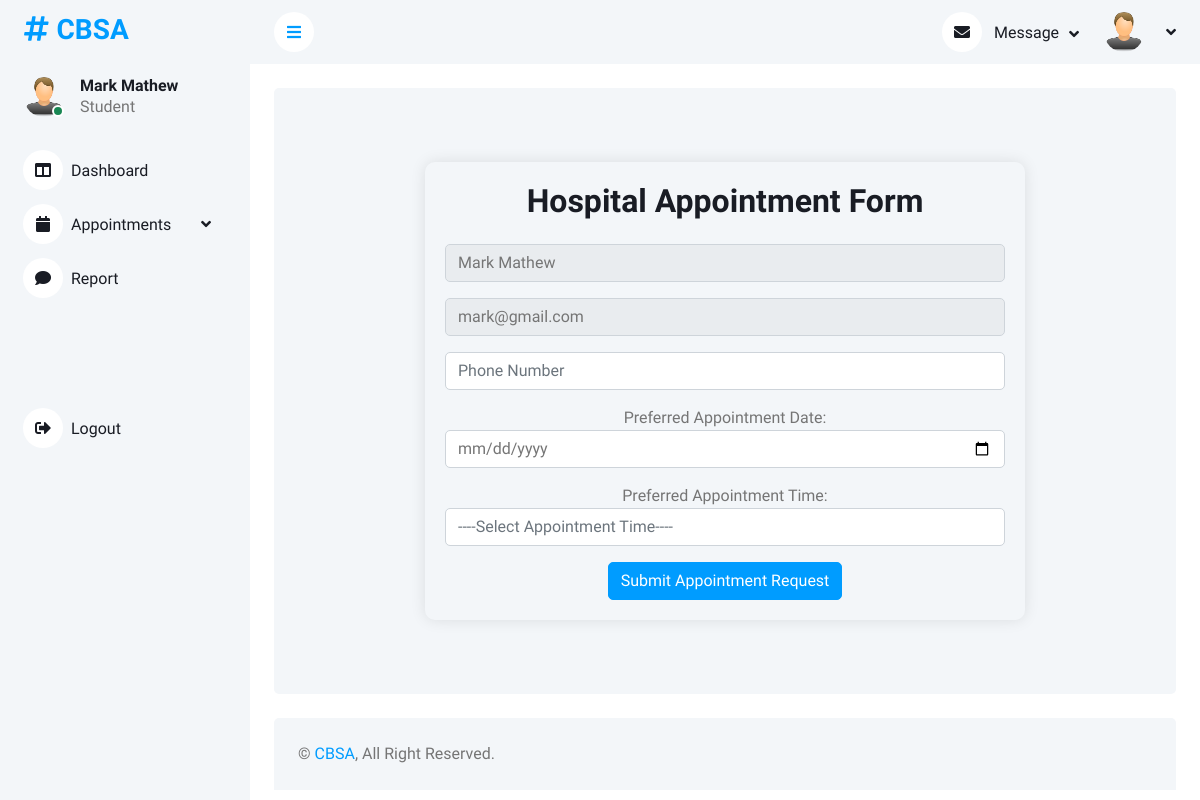
The page /student/book-appointment.php (signed in) on the database its author committed.
### tables this page shows
CREATE TABLE `student` (
  `student_id` int(11) NOT NULL,
  `firstname` varchar(255) NOT NULL,
  `lastname` varchar(255) NOT NULL,
  `othername` varchar(255) NOT NULL,
  `email` varchar(255) NOT NULL,
  `matric` varchar(255) NOT NULL,
  `password` varchar(255) NOT NULL,
  `blood_group` varchar(255) DEFAULT NULL,
  `genotype` varchar(255) DEFAULT NULL,
  `time` timestamp NOT NULL DEFAULT current_timestamp()
);

### student/book-appointment.php (the view, shortened to what this page needs)
<?php
include("../include/connect.php");
if (isset($_SESSION["student_id"])) {
    $user_id = $_SESSION["student_id"];
    $sql = mysqli_query($connect, "SELECT * FROM `student` WHERE student_id = $user_id");
    $fetch = mysqli_fetch_assoc($sql);
    $firstname = $fetch["firstname"];
    $lastname = $fetch["lastname"];
    $othername = $fetch["othername"];
    $email = $fetch["email"];
    $user_fullname = "$firstname $lastname $othername";
    $user_email = "$email";
}
?>
<!DOCTYPE html>
<html lang="en">
<head>
    <link href="https://cdnjs.cloudflare.com/ajax/libs/font-awesome/5.10.0/css/all.min.css" rel="stylesheet">
    <link href="https://cdn.jsdelivr.net/npm/bootstrap-icons@1.4.1/font/bootstrap-icons.css" rel="stylesheet">
    <link href="lib/owlcarousel/assets/owl.carousel.min.css" rel="stylesheet">
    <link href="lib/tempusdominus/css/tempusdominus-bootstrap-4.min.css" rel="stylesheet" />
    <link href="css/bootstrap.min.css" rel="stylesheet">
    <link href="css/style.css" rel="stylesheet">
</head>
<body>
    <div class="container-xxl position-relative bg-white d-flex p-0">
        <div class="sidebar pe-4 pb-3">
            <nav class="navbar bg-light navbar-light">
                <a href="dashboard.php" class="navbar-brand mx-4 mb-3">
                    <h3 class="text-primary"><i class="fa fa-hashtag me-2"></i>CBSA</h3>
                </a>
                <div class="d-flex align-items-center ms-4 mb-4">
                    <div class="position-relative">
                        <img class="rounded-circle" src="./img/user.png" alt="" style="width: 40px; height: 40px;">
                        <div class="bg-success rounded-circle border border-2 border-white position-absolute end-0 bottom-0 p-1"></div>
                    </div>
                    <div class="ms-3">
                        <h6 class="mb-0"><?php echo $firstname . " " . $lastname; ?></h6>
                        <span>Student</span>
                    </div>
                </div>
                <div class="navbar-nav w-100">
                    <a href="dashboard.php" class="nav-item nav-link"><i class="fas fa-columns me-2"></i>Dashboard</a>
                    <div class="nav-item dropdown">
                        <a href="#" class="nav-link dropdown-toggle" data-bs-toggle="dropdown"><i class="fas fa-calendar me-2"></i>Appointments</a>
                    </div>
                    <a href="report.php" class="nav-item nav-link mb-5"><i class="fas fa-comment me-2"></i>Report</a>
                    <a href="#" onclick="logout()" class="nav-item nav-link mt-5"><i class="fas fa-sign-out-alt me-2"></i>Logout</a>
                </div>
        </div>
    </div>
    <div class="content">
        <nav class="navbar navbar-expand bg-light navbar-light sticky-top px-4 py-0">
            <a href="#" class="sidebar-toggler flex-shrink-0">
                <i class="fa fa-bars"></i>
            </a>
            <div class="navbar-nav align-items-center ms-auto">
                <div class="nav-item dropdown">
                    <a href="#" class="nav-link dropdown-toggle" data-bs-toggle="dropdown">
                        <i class="fa fa-envelope me-lg-2"></i>
                        <span class="d-none d-lg-inline-flex">Message</span>
                    </a>
                </div>
                <div class="nav-item dropdown">
                    <a href="#" class="nav-link dropdown-toggle" data-bs-toggle="dropdown">
                        <img class="rounded-circle me-lg-2" src="./img/user.png" alt="" style="width: 40px; height: 40px;">
                    </a>
                </div>
            </div>
        </nav>
        <div class="container-fluid pt-4 px-4">
            <div class="bg-light text-center rounded p-4">
                <div class="container">
                    <div class="appointment-form">
                        <h2 class="text-center mb-4">Hospital Appointment Form</h2>
                        <form action="book-appointment.php" method="post">
                            <div class="form-group mb-3">
                                <input type="text" name="fullname" value="<?php echo "$user_fullname"; ?>" class="form-control" placeholder="Full Name" id="fullName" name="fullName" disabled required>
                            </div>
                            <div class="form-group mb-3">
                                <input type="email" name="email" value="<?php echo "$user_email"; ?>" class="form-control" placeholder="Email" id="email" name="email" disabled required>
                            </div>
                            <div class="form-group mb-3">
                                <input type="tel" name="phone_number" class="form-control" placeholder="Phone Number" id="phone" name="phone" required>
                            </div>
                            <div class="form-group mb-3">
                                <label for="appointmentDate">Preferred Appointment Date:</label>
                                <input type="date" class="form-control" name="appointment_date" required>
                            </div>
                            <div class="form-group mb-3">
                                <label for="appointmentDate">Preferred Appointment Time:</label>
                                <select class="form-control bg-white text-muted" id="bloodGroup" name="appointment_time" required>
                                    <option value="">----Select Appointment Time----</option>
                                </select>
                            </div>
                            <button type="submit" name="submit" class="btn btn-primary btn-block">Submit Appointment Request</button>
                        </form>
                    </div>
                </div>
            </div>
        </div>
        <div class="container-fluid pt-4 px-4">
            <div class="bg-light rounded-top p-4">
                <div class="row">
                    <div class="col-12 col-sm-6 text-center text-sm-start">
                        &copy; <a href="#">CBSA</a>, All Right Reserved.
                    </div>
                </div>
            </div>
        </div>
    </div>
</body>
</html>

### student/css/style.css (style rules this page uses)
:root { --primary: #009CFF; --light: #F3F6F9; --dark: #191C24; }
.btn { transition: .5s; }
.btn.btn-primary { color: #FFFFFF; }
.sidebar { position: fixed; top: 0; left: 0; bottom: 0; width: 250px; height: 100vh; overflow-y: auto; background: var(--light); transition: 0.5s; z-index: 999; }
.content { margin-left: 250px; min-height: 100vh; background: #FFFFFF; transition: 0.5s; }
@media (min-width: 992px) { .sidebar { margin-left: 0; } }
@media (min-width: 992px) { .content { width: calc(100% - 250px); } }
.sidebar .navbar .navbar-nav .nav-link { padding: 7px 20px; color: var(--dark); font-weight: 500; border-left: 3px solid var(--light); border-radius: 0 30px 30px 0; outline: none; }
.sidebar .navbar .navbar-nav .nav-link i { width: 40px; height: 40px; display: inline-flex; align-items: center; justify-content: center; background: #FFFFFF; border-radius: 40px; }
.sidebar .navbar .dropdown-toggle::after { position: absolute; top: 15px; right: 15px; border: none; content: "\f107"; font-family: "Font Awesome 5 Free"; font-weight: 900; transition: .5s; }
.content .navbar .navbar-nav .nav-link { margin-left: 25px; padding: 12px 0; color: var(--dark); outline: none; }
.content .navbar .sidebar-toggler, .content .navbar .navbar-nav .nav-link i { width: 40px; height: 40px; display: inline-flex; align-items: center; justify-content: center; background: #FFFFFF; border-radius: 40px; }
.content .navbar .dropdown-toggle::after { margin-left: 6px; vertical-align: middle; border: none; content: "\f107"; font-family: "Font Awesome 5 Free"; font-weight: 900; transition: .5s; }

### student/book-appointment.php (style rules this page uses)
.appointment-form { max-width: 600px; margin: 50px auto; padding: 20px; border-radius: 10px; box-shadow: 0 0 15px rgba(0, 0, 0, 0.1); }

### rows shown on the page
student: firstname "Mark", lastname "Mathew", fullname "Mark Mathew", email "mark@gmail.com"
